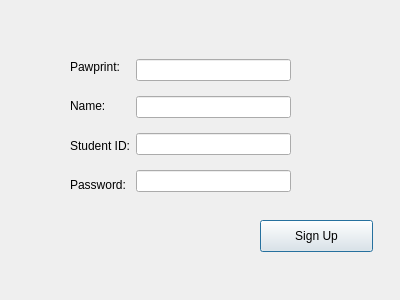
<?xml version="1.0" encoding="UTF-8"?>
<ui version="4.0">
 <class>SignUpWindow</class>
 <widget class="QDialog" name="SignUpWindow">
  <property name="geometry">
   <rect>
    <x>0</x>
    <y>0</y>
    <width>400</width>
    <height>300</height>
   </rect>
  </property>
  <property name="windowTitle">
   <string>Dialog</string>
  </property>
  <widget class="QPushButton" name="pushButton_SignUp">
   <property name="geometry">
    <rect>
     <x>260</x>
     <y>220</y>
     <width>113</width>
     <height>32</height>
    </rect>
   </property>
   <property name="text">
    <string>Sign Up</string>
   </property>
  </widget>
  <widget class="QWidget" name="">
   <property name="geometry">
    <rect>
     <x>70</x>
     <y>50</y>
     <width>221</width>
     <height>151</height>
    </rect>
   </property>
   <layout class="QHBoxLayout" name="horizontalLayout">
    <item>
     <layout class="QVBoxLayout" name="verticalLayout">
      <item>
       <widget class="QLabel" name="label">
        <property name="text">
         <string>Pawprint:</string>
        </property>
       </widget>
      </item>
      <item>
       <widget class="QLabel" name="label_2">
        <property name="text">
         <string>Name:</string>
        </property>
       </widget>
      </item>
      <item>
       <widget class="QLabel" name="label_3">
        <property name="text">
         <string>Student ID:</string>
        </property>
       </widget>
      </item>
      <item>
       <widget class="QLabel" name="label_4">
        <property name="text">
         <string>Password:</string>
        </property>
       </widget>
      </item>
     </layout>
    </item>
    <item>
     <layout class="QVBoxLayout" name="verticalLayout_2">
      <item>
       <widget class="QLineEdit" name="lineEdit_Pawprint"/>
      </item>
      <item>
       <widget class="QLineEdit" name="lineEdit_Name"/>
      </item>
      <item>
       <widget class="QLineEdit" name="lineEdit_StudentID"/>
      </item>
      <item>
       <widget class="QLineEdit" name="lineEdit_Password"/>
      </item>
     </layout>
    </item>
   </layout>
  </widget>
 </widget>
 <resources/>
 <connections/>
</ui>
